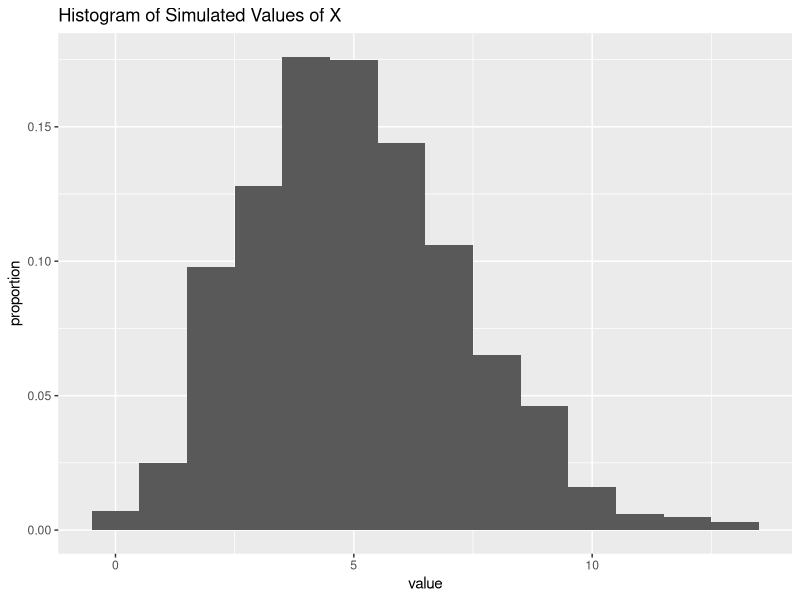

The R source for this figure:
## ---- chunk 1
knitr::opts_chunk$set(number_sections = FALSE)
## ---- chunk 2
library(tidyverse)
## ---- chunk 3
(1 - ppois(44, 36)) %>% round(4) %>% format(nsmall = 4)
## ---- chunk 4
set.seed(46375058)
elam <- exp(-5) # e to the power of negative lambda
x_i <- rep(1 - 1, times = 1000) # all x_i start at 0
prod <- runif(1000, 0, 1) # starting test values
logic_test <- prod >= elam # check which x_i needs adjustment

while (FALSE == all(!logic_test)) {
  t <- sum(logic_test) # number of x_i that will increase by 1
  x_i[logic_test] <- x_i[logic_test] + rep(1, times = t) # increase required x_i by 1
  prod[logic_test] <- prod[logic_test] * runif(t, 0, 1) # change required test values
  logic_test <- prod >= elam # check which x_i needs adjustment
}

ggplot(tibble(x_i = x_i)) + 
  geom_histogram(aes(x = x_i, y = ..count../sum(..count..)), binwidth = 1) + 
  labs(title = "Histogram of Simulated Values of X", 
       x = "value", y = "proportion")

(mu <- mean(x_i))
